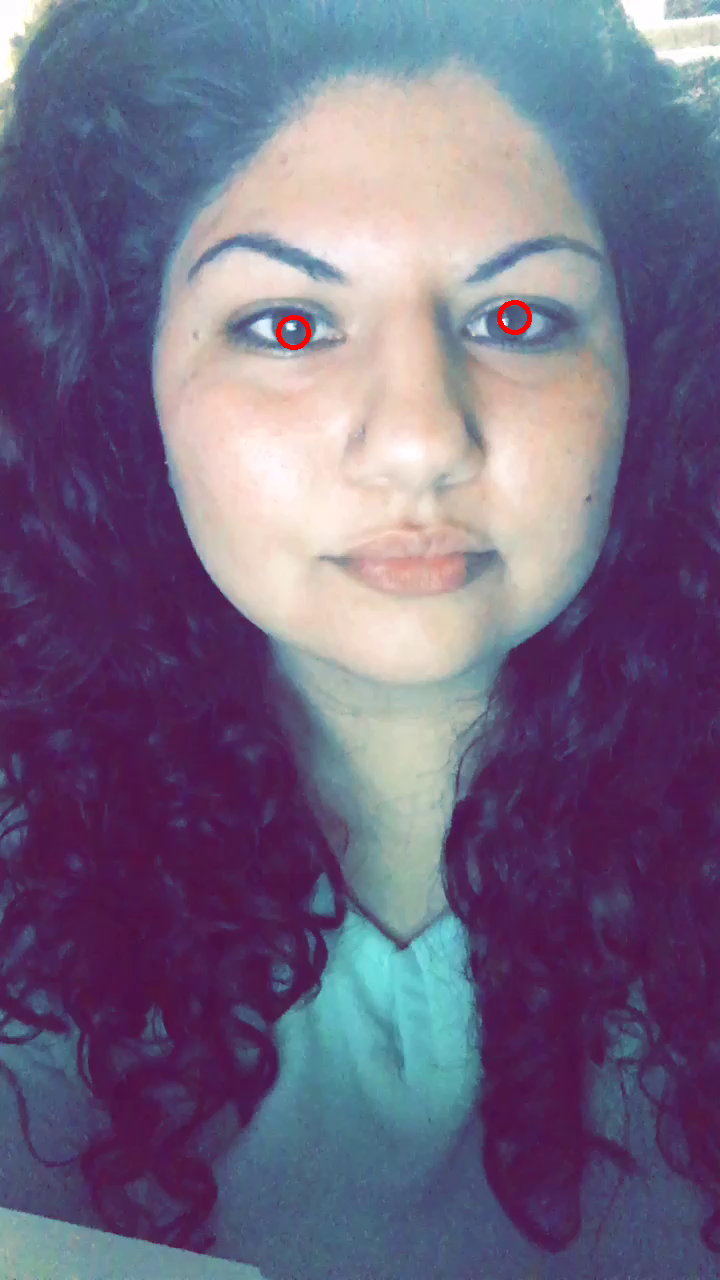
//> input picture eyeLike/build/1.png, 720 x 1280 px
$ ./main ../build/1.png   (built with g++ and OpenCV 4)
//> lines starting //> are read from the running program, lines starting //| are printed output that depends on the picture; after the words box and inside, x2 and y2 are one past the last pixel; in counts of white or black regions, pixels touching at a corner belong together
### eyeLike/src/helpers.h
#ifndef HELPERS_H
#define HELPERS_H

bool rectInImage(cv::Rect rect, cv::Mat image);
bool inMat(cv::Point p,int rows,int cols);
cv::Mat matrixMagnitude(const cv::Mat &matX, const cv::Mat &matY);
double computeDynamicThreshold(const cv::Mat &mat, double stdDevFactor);

#endif

### eyeLike/src/findEyeCorner.h
#ifndef EYE_CORNER_H
#define EYE_CORNER_H

#include "opencv2/imgproc/imgproc.hpp"

#define kEyeLeft true
#define kEyeRight false

void createCornerKernels();
void releaseCornerKernels();
cv::Point2f findEyeCorner(cv::Mat region,bool left, bool left2);
cv::Point2f findSubpixelEyeCorner(cv::Mat region, cv::Point maxP);

#endif

### eyeLike/src/findEyeCenter.h
#ifndef EYE_CENTER_H
#define EYE_CENTER_H

#include "opencv2/imgproc/imgproc.hpp"

cv::Point findEyeCenter(cv::Mat face, cv::Rect eye, std::string debugWindow);

#endif

### eyeLike/src/constants.h
#ifndef CONSTANTS_H
#define CONSTANTS_H

// Debugging
const bool kPlotVectorField = false;

// Size constants
const int kEyePercentTop = 25;
const int kEyePercentSide = 13;
const int kEyePercentHeight = 30;
const int kEyePercentWidth = 35;

// Preprocessing
const bool kSmoothFaceImage = false;
const float kSmoothFaceFactor = 0.005;

// Algorithm Parameters
const int kFastEyeWidth = 50;
const int kWeightBlurSize = 5;
const bool kEnableWeight = true;
const float kWeightDivisor = 1.0;
const double kGradientThreshold = 50.0;

// Postprocessing
const bool kEnablePostProcess = true;
const float kPostProcessThreshold = 0.97;

// Eye Corner
const bool kEnableEyeCorner = false;

#endif

### eyeLike/src/helpers.cpp
#include "opencv2/objdetect/objdetect.hpp"
#include "opencv2/highgui/highgui.hpp"
#include "opencv2/imgproc/imgproc.hpp"

#include <iostream>
#include <queue>
#include <stdio.h>

#include "constants.h"

// [4 lines left out: function rectInImage, not called in this run]

bool inMat(cv::Point p,int rows,int cols) {
  return p.x >= 0 && p.x < cols && p.y >= 0 && p.y < rows;
}

cv::Mat matrixMagnitude(const cv::Mat &matX, const cv::Mat &matY) {
  cv::Mat mags(matX.rows,matX.cols,CV_64F);
  for (int y = 0; y < matX.rows; ++y) {
    const double *Xr = matX.ptr<double>(y), *Yr = matY.ptr<double>(y);
    double *Mr = mags.ptr<double>(y);
    for (int x = 0; x < matX.cols; ++x) {
      double gX = Xr[x], gY = Yr[x];
      double magnitude = sqrt((gX * gX) + (gY * gY));
      Mr[x] = magnitude;
    }
  }
  return mags;
}

double computeDynamicThreshold(const cv::Mat &mat, double stdDevFactor) {
  cv::Scalar stdMagnGrad, meanMagnGrad;
  cv::meanStdDev(mat, meanMagnGrad, stdMagnGrad);
  double stdDev = stdMagnGrad[0] / sqrt(mat.rows*mat.cols);
  return stdDevFactor * stdDev + meanMagnGrad[0];
}

### eyeLike/src/findEyeCorner.cpp
#include "opencv2/objdetect/objdetect.hpp"
#include "opencv2/highgui/highgui.hpp"
#include "opencv2/imgproc/imgproc.hpp"

#include <iostream>
#include <queue>
#include <stdio.h>

#include "constants.h"
#include "helpers.h"

#include "findEyeCorner.h"

cv::Mat *leftCornerKernel;
cv::Mat *rightCornerKernel;

// not constant because stupid opencv type signatures
float kEyeCornerKernel[4][6] = {
  {-1,-1,-1, 1, 1, 1},
  {-1,-1,-1,-1, 1, 1},
  {-1,-1,-1,-1, 0, 3},
  { 1, 1, 1, 1, 1, 1},
};

void createCornerKernels() {
  rightCornerKernel = new cv::Mat(4,6,CV_32F,kEyeCornerKernel);
  leftCornerKernel = new cv::Mat(4,6,CV_32F);
  // flip horizontally
  cv::flip(*rightCornerKernel, *leftCornerKernel, 1);
}

void releaseCornerKernels() {
  delete leftCornerKernel;
  delete rightCornerKernel;
}

// TODO implement these
// [78 lines left out: functions eyeCornerMap, findEyeCorner, findSubpixelEyeCorner, not called in this run]

### eyeLike/src/findEyeCenter.cpp
#include "opencv2/objdetect/objdetect.hpp"
#include "opencv2/highgui/highgui.hpp"
#include "opencv2/imgproc/imgproc.hpp"

//#include <mgl2/mgl.h>

#include <iostream>
#include <queue>
#include <stdio.h>

#include "constants.h"
#include "helpers.h"

// Pre-declarations
cv::Mat floodKillEdges(cv::Mat &mat);

#pragma mark Visualization
// [26 lines of commented-out code are left out]

#pragma mark Helpers

cv::Point unscalePoint(cv::Point p, cv::Rect origSize) {
  float ratio = (((float)kFastEyeWidth)/origSize.width);
  int x = round(p.x / ratio);
  int y = round(p.y / ratio);
  return cv::Point(x,y);
}

void scaleToFastSize(const cv::Mat &src,cv::Mat &dst) {
  cv::resize(src, dst, cv::Size(kFastEyeWidth,(((float)kFastEyeWidth)/src.cols) * src.rows));
}

cv::Mat computeMatXGradient(const cv::Mat &mat) {
  cv::Mat out(mat.rows,mat.cols,CV_64F);

  for (int y = 0; y < mat.rows; ++y) {
    const uchar *Mr = mat.ptr<uchar>(y);
    double *Or = out.ptr<double>(y);

    Or[0] = Mr[1] - Mr[0];
    for (int x = 1; x < mat.cols - 1; ++x) {
      Or[x] = (Mr[x+1] - Mr[x-1])/2.0;
    }
    Or[mat.cols-1] = Mr[mat.cols-1] - Mr[mat.cols-2];
  }

  return out;
}

#pragma mark Main Algorithm

void testPossibleCentersFormula(int x, int y, const cv::Mat &weight,double gx, double gy, cv::Mat &out) {
  // for all possible centers
  for (int cy = 0; cy < out.rows; ++cy) {
    double *Or = out.ptr<double>(cy);
    const unsigned char *Wr = weight.ptr<unsigned char>(cy);
    for (int cx = 0; cx < out.cols; ++cx) {
      if (x == cx && y == cy) {
        continue;
      }
      // create a vector from the possible center to the gradient origin
      double dx = x - cx;
      double dy = y - cy;
      // normalize d
      double magnitude = sqrt((dx * dx) + (dy * dy));
      dx = dx / magnitude;
      dy = dy / magnitude;
      double dotProduct = dx*gx + dy*gy;
      dotProduct = std::max(0.0,dotProduct);
      // square and multiply by the weight
      if (kEnableWeight) {
        Or[cx] += dotProduct * dotProduct * (Wr[cx]/kWeightDivisor);
      } else {
        Or[cx] += dotProduct * dotProduct;
      }
    }
  }
}

cv::Point findEyeCenter(cv::Mat face, cv::Rect eye, std::string debugWindow) {
  cv::Mat eyeROIUnscaled = face(eye);
  cv::Mat eyeROI;
  scaleToFastSize(eyeROIUnscaled, eyeROI);
  // draw eye region
  rectangle(face,eye,1234);
  //-- Find the gradient
  cv::Mat gradientX = computeMatXGradient(eyeROI);
  cv::Mat gradientY = computeMatXGradient(eyeROI.t()).t();
  //-- Normalize and threshold the gradient
  // compute all the magnitudes
  cv::Mat mags = matrixMagnitude(gradientX, gradientY);
  //compute the threshold
  double gradientThresh = computeDynamicThreshold(mags, kGradientThreshold);
  //double gradientThresh = kGradientThreshold;
  //double gradientThresh = 0;
  //normalize
  for (int y = 0; y < eyeROI.rows; ++y) {
    double *Xr = gradientX.ptr<double>(y), *Yr = gradientY.ptr<double>(y);
    const double *Mr = mags.ptr<double>(y);
    for (int x = 0; x < eyeROI.cols; ++x) {
      double gX = Xr[x], gY = Yr[x];
      double magnitude = Mr[x];
      if (magnitude > gradientThresh) {
        Xr[x] = gX/magnitude;
        Yr[x] = gY/magnitude;
      } else {
        Xr[x] = 0.0;
        Yr[x] = 0.0;
      }
    }
  }
  imshow(debugWindow,gradientX);
  //-- Create a blurred and inverted image for weighting
  cv::Mat weight;
  GaussianBlur( eyeROI, weight, cv::Size( kWeightBlurSize, kWeightBlurSize ), 0, 0 );
  for (int y = 0; y < weight.rows; ++y) {
    unsigned char *row = weight.ptr<unsigned char>(y);
    for (int x = 0; x < weight.cols; ++x) {
      row[x] = (255 - row[x]);
    }
  }
  //imshow(debugWindow,weight);
  //-- Run the algorithm!
  cv::Mat outSum = cv::Mat::zeros(eyeROI.rows,eyeROI.cols,CV_64F);
  // for each possible gradient location
  // Note: these loops are reversed from the way the paper does them
  // it evaluates every possible center for each gradient location instead of
  // every possible gradient location for every center.
  //printf("Eye Size: %ix%i\n",outSum.cols,outSum.rows);
  for (int y = 0; y < weight.rows; ++y) {
    const double *Xr = gradientX.ptr<double>(y), *Yr = gradientY.ptr<double>(y);
    for (int x = 0; x < weight.cols; ++x) {
      double gX = Xr[x], gY = Yr[x];
      if (gX == 0.0 && gY == 0.0) {
        continue;
      }
      testPossibleCentersFormula(x, y, weight, gX, gY, outSum);
    }
  }
  // scale all the values down, basically averaging them
  double numGradients = (weight.rows*weight.cols);
  cv::Mat out;
  outSum.convertTo(out, CV_32F,1.0/numGradients);
  //imshow(debugWindow,out);
  //-- Find the maximum point
  cv::Point maxP;
  double maxVal;
  cv::minMaxLoc(out, NULL,&maxVal,NULL,&maxP);
  //-- Flood fill the edges
  if(kEnablePostProcess) {
    cv::Mat floodClone;
    //double floodThresh = computeDynamicThreshold(out, 1.5);
    double floodThresh = maxVal * kPostProcessThreshold;
    cv::threshold(out, floodClone, floodThresh, 0.0f, cv::THRESH_TOZERO);
    if(kPlotVectorField) {
      //plotVecField(gradientX, gradientY, floodClone);
      imwrite("eyeFrame.png",eyeROIUnscaled);
    }
    cv::Mat mask = floodKillEdges(floodClone);
    //imshow(debugWindow + " Mask",mask);
    //imshow(debugWindow,out);
    // redo max
    cv::minMaxLoc(out, NULL,&maxVal,NULL,&maxP,mask);
  }
  return unscalePoint(maxP,eye);
}

#pragma mark Postprocessing

bool floodShouldPushPoint(const cv::Point &np, const cv::Mat &mat) {
  return inMat(np, mat.rows, mat.cols);
}

// returns a mask
cv::Mat floodKillEdges(cv::Mat &mat) {
  rectangle(mat,cv::Rect(0,0,mat.cols,mat.rows),255);

  cv::Mat mask(mat.rows, mat.cols, CV_8U, 255);
  std::queue<cv::Point> toDo;
  toDo.push(cv::Point(0,0));
  while (!toDo.empty()) {
    cv::Point p = toDo.front();
    toDo.pop();
    if (mat.at<float>(p) == 0.0f) {
      continue;
    }
    // add in every direction
    cv::Point np(p.x + 1, p.y); // right
    if (floodShouldPushPoint(np, mat)) toDo.push(np);
    np.x = p.x - 1; np.y = p.y; // left
    if (floodShouldPushPoint(np, mat)) toDo.push(np);
    np.x = p.x; np.y = p.y + 1; // down
    if (floodShouldPushPoint(np, mat)) toDo.push(np);
    np.x = p.x; np.y = p.y - 1; // up
    if (floodShouldPushPoint(np, mat)) toDo.push(np);
    // kill it
    mat.at<float>(p) = 0.0f;
    mask.at<uchar>(p) = 0;
  }
  return mask;
}

### eyeLike/src/main.cpp
#include <opencv2/objdetect/objdetect.hpp>
#include <opencv2/highgui/highgui.hpp>
#include <opencv2/imgproc/imgproc.hpp>

#include <iostream>
#include <fstream>
#include <queue>
#include <cstdio>
#include <cmath>
#include <cstdlib>

#include "constants.h"
#include "findEyeCenter.h"
#include "findEyeCorner.h"


/** Constants **/


/** Function Headers */
void detectAndDisplay( cv::Mat frame );

/** Global variables */
//-- Note, either copy these two files from opencv/data/haarscascades to your current folder, or change these locations
cv::String face_cascade_name = "../res/haarcascade_frontalface_alt.xml";
cv::CascadeClassifier face_cascade;
std::string main_window_name = "Capture - Face detection";
std::string face_window_name = "Capture - Face";
cv::RNG rng(12345);
cv::Mat debugImage;
cv::Mat skinCrCbHist = cv::Mat::zeros(cv::Size(256, 256), CV_8UC1);

/**
 * @function main
 */
int main( int argc, const char** argv ) {
  cv::Mat frame;
  std::vector<cv::Mat> rgbChannels(3);
  if (argc < 2) {
    printf("Usage: <executable> filename\n");
    exit(0);
  }
  if (argc == 6){
    // user is providing the eyeboxes as well
    /* INPUT:
      1 - face.png
      2,3,4,5 - eyes ex,ey,ew,eh
       */
    int ex, ey, ew, eh;
    sscanf(argv[2], "%d", &ex);
    sscanf(argv[3], "%d", &ey);
    sscanf(argv[4], "%d", &ew);
    sscanf(argv[5], "%d", &eh);
    frame = cv::imread(argv[1],CV_LOAD_IMAGE_COLOR);
    cv::split(frame, rgbChannels);
    cv::Mat frame_gray = rgbChannels[2];
    cv::Rect eyeRegion(ex,ey,ew,eh);

    //-- Find Eye Center
    cv::Point pupil = findEyeCenter(frame_gray,eyeRegion,"Eye");
    pupil.x += ex;
    pupil.y += ey;
    printf("%d %d\n", pupil.x, pupil.y);
    exit(0);
  }

  // Load the cascades
  if( !face_cascade.load( face_cascade_name ) ){
    //printf("--(!)Error loading face cascade, looking for face_cascade_name in another source code.\n");
    face_cascade_name = "eyeLike/res/haarcascade_frontalface_alt.xml";
    if( !face_cascade.load( face_cascade_name ) ){
      printf("--(!)Error loading face cascade, please change face_cascade_name in source code.\n");
      return -1;
    };
  }

  /*cv::namedWindow(main_window_name,CV_WINDOW_NORMAL);
  cv::moveWindow(main_window_name, 400, 100);*/
  cv::namedWindow(face_window_name,CV_WINDOW_NORMAL);
  cv::moveWindow(face_window_name, 10, 100);
  // [8 lines of commented-out code are left out]

  createCornerKernels();
  ellipse(skinCrCbHist, cv::Point(113, 155.6), cv::Size(23.4, 15.2),
          43.0, 0.0, 360.0, cv::Scalar(255, 255, 255), -1);
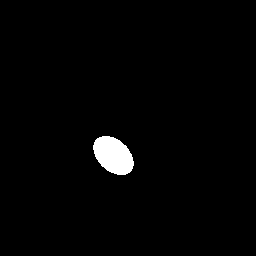
//> skinCrCbHist: 256 rows x 256 cols, CV_8UC1; 1.8% white; 1 white region, box (x1, y1, x2, y2) and area: (93, 136, 134, 175) 1148

  // I make an attempt at supporting both 2.x and 3.x OpenCV
#if 0
#if CV_MAJOR_VERSION < 3
  CvCapture* capture = cvCaptureFromCAM( -1 );
  if( capture ) {
    while( true ) {
      frame = cvQueryFrame( capture );
#else
  cv::VideoCapture capture(-1);
  if( capture.isOpened() ) {
//    while( true ) {
      capture.read(frame);
#endif
#endif
  frame = cv::imread(argv[1],CV_LOAD_IMAGE_COLOR);
//> frame is the input picture: 1280 rows x 720 cols, CV_8UC3; mean B, G, R 129.5, 103.7, 114.3
  if(frame.data){
      // mirror it
      //cv::flip(frame, frame, 1);
      frame.copyTo(debugImage);

      // Apply the classifier to the frame
      if( !frame.empty() ) {
        detectAndDisplay( frame );
//> in detectAndDisplay, `cv::split(frame, rgbChannels);`:
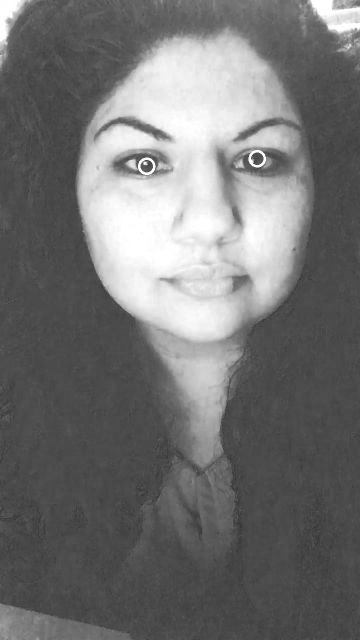
//> rgbChannels[2]: 1280 rows x 720 cols, CV_8UC1 (shown at 1/2 size); min 34, max 255, mean 114.3
//> in detectAndDisplay, `face_cascade.detectMultiScale( frame_gray, faces, 1.1, 2, 0|CV_HAAR_SC..`: faces = 1 Rect (x, y, width, height): [118, 124, 559, 559]
      }
      else {
        printf(" --(!) No captured frame -- Break!");
        //break;
      }

      // [10 lines of commented-out code are left out]
  }else{
    printf("Corrupted image file: %s\n", argv[1]);
  }
  releaseCornerKernels();

  return 0;
}

void findEyes(cv::Mat frame_gray, cv::Rect face) {
//> called with face = Rect(118, 124, 559, 559)
  cv::Mat faceROI = frame_gray(face);
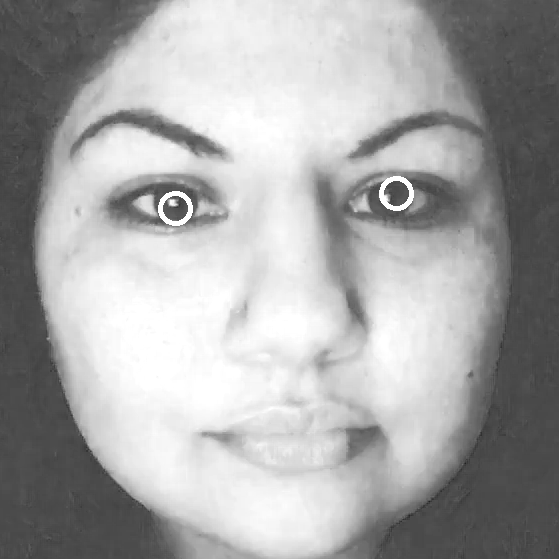
//> faceROI: 559 rows x 559 cols, CV_8UC1; min 34, max 255, mean 167.2
  cv::Mat debugFace = faceROI;

  if (kSmoothFaceImage) {
    double sigma = kSmoothFaceFactor * face.width;
    GaussianBlur( faceROI, faceROI, cv::Size( 0, 0 ), sigma);
  }
  //-- Find eye regions and draw them
  int eye_region_width = face.width * (kEyePercentWidth/100.0);
//> eye_region_width = 195
  int eye_region_height = face.width * (kEyePercentHeight/100.0);
//> eye_region_height = 167
  int eye_region_top = face.height * (kEyePercentTop/100.0);
//> eye_region_top = 139
  cv::Rect leftEyeRegion(face.width*(kEyePercentSide/100.0),
                         eye_region_top,eye_region_width,eye_region_height);
//> leftEyeRegion = Rect(72, 139, 195, 167)
  cv::Rect rightEyeRegion(face.width - eye_region_width - face.width*(kEyePercentSide/100.0),
                          eye_region_top,eye_region_width,eye_region_height);
//> rightEyeRegion = Rect(291, 139, 195, 167)

  //-- Find Eye Centers
  cv::Point leftPupil = findEyeCenter(faceROI,leftEyeRegion,"Left Eye");
//> in computeDynamicThreshold, `cv::meanStdDev(mat, meanMagnGrad, stdMagnGrad);`: meanMagnGrad = Scalar(12.56); stdMagnGrad = Scalar(18.59)
//> in computeDynamicThreshold, `double stdDev = stdMagnGrad[0] / sqrt(mat.rows*mat.cols);`: stdDev = 0.406
//> in findEyeCenter, `double gradientThresh = computeDynamicThreshold(mags, kGradientThresho..`: gradientThresh = 32.84
//> after the loop in findEyeCenter, `for (int y = 0; y < weight.rows; ++y)`:
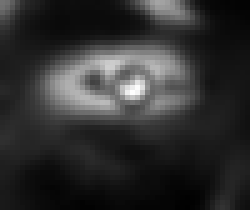
//> outSum: 42 rows x 50 cols, CV_64FC1 (shown 5 times larger); min 0, max 14157.8, mean 2666.5; drawn with min black and max white
//> in findEyeCenter, `cv::minMaxLoc(out, NULL,&maxVal,NULL,&maxP);`: maxVal = 6.74; maxP = Point(26, 18)
//> in findEyeCenter, `double floodThresh = maxVal * kPostProcessThreshold;`: floodThresh = 6.54
//> after the loop in floodKillEdges, `while (!toDo.empty())`:
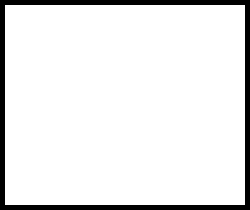
//> mask: 42 rows x 50 cols, CV_8UC1 (shown 5 times larger); 91.4% white; black in thin lines or dots
//> after the loop in floodKillEdges, `while (!toDo.empty())`: toDo = 0 items
//> in unscalePoint, `float ratio = (((float)kFastEyeWidth)/origSize.width);`: ratio = 0.256
//> in unscalePoint, `int x = round(p.x / ratio);`: x = 101
//> in unscalePoint, `int y = round(p.y / ratio);`: y = 70
//> leftPupil = Point(101, 70)
  cv::Point rightPupil = findEyeCenter(faceROI,rightEyeRegion,"Right Eye");
//> call 2 of findEyeCenter, with eye = Rect(291, 139, 195, 167), debugWindow = "Right Eye"
//> in findEyeCenter (call 2), `double gradientThresh = computeDynamicThreshold(mags, kGradientThresho..`: gradientThresh = 32.02
//> after the loop in findEyeCenter (call 2), `for (int y = 0; y < weight.rows; ++y)`:
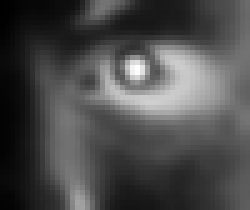
//> outSum: 42 rows x 50 cols, CV_64FC1 (shown 5 times larger); min 368.2, max 13236.3, mean 4186.9; drawn with min black and max white
//> in findEyeCenter (call 2), `cv::minMaxLoc(out, NULL,&maxVal,NULL,&maxP);`: maxVal = 6.3; maxP = Point(27, 13)
//> in findEyeCenter (call 2), `double floodThresh = maxVal * kPostProcessThreshold;`: floodThresh = 6.11
//> in floodKillEdges (call 2), `rectangle(mat,cv::Rect(0,0,mat.cols,mat.rows),255);`:
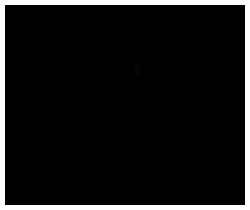
//> mat: 42 rows x 50 cols, CV_32FC1 (shown 5 times larger); min 0, max 255, mean 21.9
//> in floodKillEdges (call 2), `toDo.push(cv::Point(0,0));`: toDo = 1 item
//> the loop in floodKillEdges (call 2), `while (!toDo.empty())` made 537 passes
//> p on passes 1, 2, 3, 4, 8, 10, 14, 16: Point(0, 0), Point(1, 0), Point(0, 1), Point(2, 0), Point(0, 2), Point(3, 0), Point(0, 3), Point(4, 0)
//> after the loop in floodKillEdges (call 2), `while (!toDo.empty())`: toDo = 0 items
//> rightPupil = Point(105, 51)
  // get corner regions
  cv::Rect leftRightCornerRegion(leftEyeRegion);
//> leftRightCornerRegion = Rect(72, 139, 195, 167)
  leftRightCornerRegion.width -= leftPupil.x;
//> leftRightCornerRegion = Rect(72, 139, 94, 167)
  leftRightCornerRegion.x += leftPupil.x;
//> leftRightCornerRegion = Rect(173, 139, 94, 167)
  leftRightCornerRegion.height /= 2;
//> leftRightCornerRegion = Rect(173, 139, 94, 83)
  leftRightCornerRegion.y += leftRightCornerRegion.height / 2;
//> leftRightCornerRegion = Rect(173, 180, 94, 83)
  cv::Rect leftLeftCornerRegion(leftEyeRegion);
//> leftLeftCornerRegion = Rect(72, 139, 195, 167)
  leftLeftCornerRegion.width = leftPupil.x;
//> leftLeftCornerRegion = Rect(72, 139, 101, 167)
  leftLeftCornerRegion.height /= 2;
//> leftLeftCornerRegion = Rect(72, 139, 101, 83)
  leftLeftCornerRegion.y += leftLeftCornerRegion.height / 2;
//> leftLeftCornerRegion = Rect(72, 180, 101, 83)
  cv::Rect rightLeftCornerRegion(rightEyeRegion);
//> rightLeftCornerRegion = Rect(291, 139, 195, 167)
  rightLeftCornerRegion.width = rightPupil.x;
//> rightLeftCornerRegion = Rect(291, 139, 105, 167)
  rightLeftCornerRegion.height /= 2;
//> rightLeftCornerRegion = Rect(291, 139, 105, 83)
  rightLeftCornerRegion.y += rightLeftCornerRegion.height / 2;
//> rightLeftCornerRegion = Rect(291, 180, 105, 83)
  cv::Rect rightRightCornerRegion(rightEyeRegion);
//> rightRightCornerRegion = Rect(291, 139, 195, 167)
  rightRightCornerRegion.width -= rightPupil.x;
//> rightRightCornerRegion = Rect(291, 139, 90, 167)
  rightRightCornerRegion.x += rightPupil.x;
//> rightRightCornerRegion = Rect(396, 139, 90, 167)
  rightRightCornerRegion.height /= 2;
//> rightRightCornerRegion = Rect(396, 139, 90, 83)
  rightRightCornerRegion.y += rightRightCornerRegion.height / 2;
//> rightRightCornerRegion = Rect(396, 180, 90, 83)
  // [5 lines of commented-out code are left out]
  rightPupil.x += rightEyeRegion.x;
//> rightPupil = Point(396, 51)
  rightPupil.y += rightEyeRegion.y;
//> rightPupil = Point(396, 190)
  leftPupil.x += leftEyeRegion.x;
//> leftPupil = Point(173, 70)
  leftPupil.y += leftEyeRegion.y;
//> leftPupil = Point(173, 209)
  // draw eye centers
  //circle(debugFace, rightPupil, 3, 1234);
  //circle(debugFace, leftPupil, 3, 1234);

  rightPupil.x += face.x;
//> rightPupil = Point(514, 190)
  rightPupil.y += face.y;
//> rightPupil = Point(514, 314)
  leftPupil.x += face.x;
//> leftPupil = Point(291, 209)
  leftPupil.y += face.y;
//> leftPupil = Point(291, 333)
  circle(debugImage, rightPupil, 15, cvScalar(0, 0, 255), 3);
  circle(debugImage, leftPupil, 15, cvScalar(0, 0, 255), 3);
//> debugImage: 1280 rows x 720 cols, CV_8UC3; mean B, G, R 129.5, 103.7, 114.3

  //-- Find Eye Corners
  if (kEnableEyeCorner) {
    cv::Point2f leftRightCorner = findEyeCorner(faceROI(leftRightCornerRegion), true, false);
    leftRightCorner.x += leftRightCornerRegion.x;
    leftRightCorner.y += leftRightCornerRegion.y;
    cv::Point2f leftLeftCorner = findEyeCorner(faceROI(leftLeftCornerRegion), true, true);
    leftLeftCorner.x += leftLeftCornerRegion.x;
    leftLeftCorner.y += leftLeftCornerRegion.y;
    cv::Point2f rightLeftCorner = findEyeCorner(faceROI(rightLeftCornerRegion), false, true);
    rightLeftCorner.x += rightLeftCornerRegion.x;
    rightLeftCorner.y += rightLeftCornerRegion.y;
    cv::Point2f rightRightCorner = findEyeCorner(faceROI(rightRightCornerRegion), false, false);
    rightRightCorner.x += rightRightCornerRegion.x;
    rightRightCorner.y += rightRightCornerRegion.y;
    circle(faceROI, leftRightCorner, 3, 200);
    circle(faceROI, leftLeftCorner, 3, 200);
    circle(faceROI, rightLeftCorner, 3, 200);
    circle(faceROI, rightRightCorner, 3, 200);
  }
  std::ofstream myfile;
  myfile.open ("res/eyepupils_pos.txt");
  myfile << rightPupil.x << " " << rightPupil.y << std::endl;
  myfile << leftPupil.x << " " << leftPupil.y << std::endl;
  myfile.close();
  printf("%d %d %d %d\n", rightPupil.x, rightPupil.y, leftPupil.x, leftPupil.y);
//| 514 314 291 333

  // [6 lines of commented-out code are left out]
}


// [20 lines left out: function findSkin, not called in this run]

/**
 * @function detectAndDisplay
 */
void detectAndDisplay( cv::Mat frame ) {
  std::vector<cv::Rect> faces;
  //cv::Mat frame_gray;

  std::vector<cv::Mat> rgbChannels(3);
  cv::split(frame, rgbChannels);
  cv::Mat frame_gray = rgbChannels[2];

  //cvtColor( frame, frame_gray, CV_BGR2GRAY );
  //equalizeHist( frame_gray, frame_gray );
  //cv::pow(frame_gray, CV_64F, frame_gray);
  //-- Detect faces
  face_cascade.detectMultiScale( frame_gray, faces, 1.1, 2, 0|CV_HAAR_SCALE_IMAGE|CV_HAAR_FIND_BIGGEST_OBJECT, cv::Size(150, 150) );
// [7 lines of commented-out code are left out]
  if (faces.size() > 0) {
    findEyes(frame_gray, faces[0]);
  }
}
